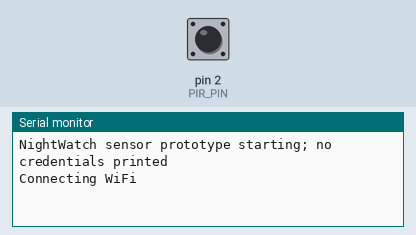
A sketch run on a simulated Arduino Uno WiFi Rev2. Shown: the last lines printed to the serial monitor. The test bench sets the inputs (shaded band); at power-on: pin 2 (PIR_PIN) LOW. WiFi joins after 1.5 s; servers stay silent unless stated; uploads are accepted with an empty reply.

Above: at 2.3 s.
2.4 s: pin 2 (PIR_PIN) driven HIGH
At 3.2 s:
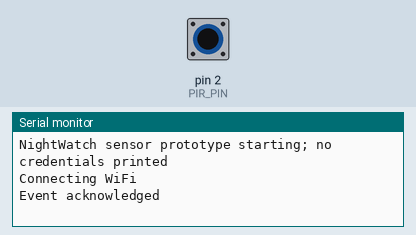
4.1 s: pin 2 (PIR_PIN) pulsed LOW 5 times (0.12 s each, 0.3 s apart)
At 5.65 s:
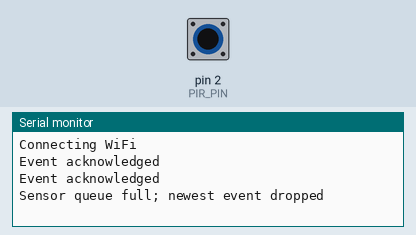

Measured:
- after the input at 2.4 s, the serial monitor: prints a new line after 0.20 s (image 1)
- after the input at 4.1 s, the serial monitor: prints a new line after 1.3 s (image 2)

The sketch:

uno_wifi_rev2.ino
```cpp
// UNO WiFi Rev2: real PIR input -> authenticated HTTPS event. No CV on the MCU.
#include <WiFiNINA.h>
#include <ArduinoHttpClient.h>
#include <TimeLib.h>
#include "arduino_secrets.h"

const uint8_t PIR_PIN = 2;
const uint8_t QUEUE_SIZE = 3;
char queuePayload[QUEUE_SIZE][240];
uint8_t queueHead = 0, queueCount = 0;
unsigned long retryAt = 0, retryDelay = 1000, lastWifiAttempt = 0;
unsigned long syncedEpoch = 0, syncedMillis = 0;
bool lastMotion = false, authBlocked = false;
WiFiSSLClient tls;
HttpClient http(tls, API_HOST, 443);

void enqueueMotion() {
  if (!syncedEpoch) { Serial.println(F("No synchronized clock; event not recorded")); return; }
  if (queueCount == QUEUE_SIZE) { Serial.println(F("Sensor queue full; newest event dropped")); return; }
  time_t eventTime = syncedEpoch + ((unsigned long)(millis() - syncedMillis) / 1000);
  char timestamp[25];
  snprintf(timestamp, sizeof(timestamp), "%04d-%02d-%02dT%02d:%02d:%02dZ", year(eventTime), month(eventTime), day(eventTime), hour(eventTime), minute(eventTime), second(eventTime));
  uint8_t tail = (queueHead + queueCount) % QUEUE_SIZE;
  snprintf(queuePayload[tail], sizeof(queuePayload[tail]), "{\"device_id\":\"%s\",\"event_type\":\"motion_detected\",\"event_time\":\"%s\",\"sensor_data\":{\"motion\":true}}", DEVICE_ID, timestamp);
  queueCount++;
}
void dropHead() { queueHead = (queueHead + 1) % QUEUE_SIZE; queueCount--; retryDelay = 1000; }
void setup() {
  Serial.begin(115200);
  pinMode(PIR_PIN, INPUT);
  http.setHttpResponseTimeout(15000);
  if (WiFi.status() == WL_NO_MODULE) { Serial.println(F("WiFi module missing")); while (true) delay(1000); }
  Serial.println(F("NightWatch sensor prototype starting; no credentials printed"));
}
void loop() {
  const unsigned long now = millis();
  if (WiFi.status() != WL_CONNECTED) {
    if ((unsigned long)(now-lastWifiAttempt) > 10000 || lastWifiAttempt == 0) {
      lastWifiAttempt = now;
      Serial.println(F("Connecting WiFi")); WiFi.begin(WIFI_SSID, WIFI_PASSWORD);
    }
  } else if (!syncedEpoch || (unsigned long)(now-syncedMillis) > 3600000UL) {
    const unsigned long epoch = WiFi.getTime();
    if (epoch > 1700000000UL) { syncedEpoch=epoch; syncedMillis=millis(); }
  }
  const bool motion = digitalRead(PIR_PIN) == HIGH;
  if (motion && !lastMotion) enqueueMotion();
  lastMotion=motion;
  if (!queueCount || authBlocked || WiFi.status()!=WL_CONNECTED || (long)(now-retryAt)<0) return;
  // Root certificates for API_HOST must be provisioned with the official NINA tool.
  // WiFiSSLClient verifies TLS; do not replace it with an insecure connection.
  http.beginRequest(); http.post("/api/device-events");
  http.sendHeader("Content-Type", "application/json");
  http.sendHeader("Content-Length", strlen(queuePayload[queueHead]));
  http.sendHeader("Authorization", "Bearer " DEVICE_TOKEN);
  http.beginBody(); http.print(queuePayload[queueHead]); http.endRequest();
  const int status = http.responseStatusCode();
  http.stop();
  if (status>=200 && status<300) { Serial.println(F("Event acknowledged")); dropHead(); }
  else if (status==401 || status==403) { Serial.println(F("Device authentication failed; provision a new token")); authBlocked=true; }
  else if (status>=400 && status<500 && status!=408 && status!=429) { Serial.print(F("Rejected event, HTTP ")); Serial.println(status); dropHead(); }
  else { Serial.print(F("Connection/server retry, status ")); Serial.println(status); retryDelay=min(retryDelay*2,60000UL); }
  // Retries preserve the exact timestamp and readings; server deduplicates them.
  retryAt=millis()+retryDelay+(millis()%251);
}
```

arduino_secrets.example.h
```cpp
#pragma once
#define WIFI_SSID "YOUR_WIFI_NAME"
#define WIFI_PASSWORD "YOUR_WIFI_PASSWORD"
#define API_HOST "YOUR_NIGHTWATCH_HOST.vercel.app"
#define DEVICE_ID "nightwatch-device-001"
#define DEVICE_TOKEN "COPY_ONE_TIME_RESTRICTED_DEVICE_TOKEN"
```
